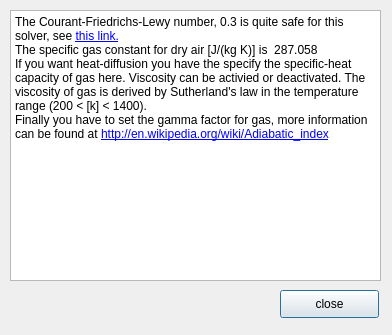
<?xml version="1.0" encoding="UTF-8"?>
<ui version="4.0">
 <class>help5</class>
 <widget class="QDialog" name="help5">
  <property name="geometry">
   <rect>
    <x>0</x>
    <y>0</y>
    <width>392</width>
    <height>335</height>
   </rect>
  </property>
  <property name="windowTitle">
   <string>Gasphysics - Solver</string>
  </property>
  <property name="windowIcon">
   <iconset>
    <normaloff>tycho_logo_klein.png</normaloff>tycho_logo_klein.png</iconset>
  </property>
  <widget class="QTextBrowser" name="textBrowser">
   <property name="geometry">
    <rect>
     <x>10</x>
     <y>10</y>
     <width>371</width>
     <height>271</height>
    </rect>
   </property>
   <property name="html">
    <string>&lt;!DOCTYPE HTML PUBLIC &quot;-//W3C//DTD HTML 4.0//EN&quot; &quot;http://www.w3.org/TR/REC-html40/strict.dtd&quot;&gt;
&lt;html&gt;&lt;head&gt;&lt;meta name=&quot;qrichtext&quot; content=&quot;1&quot; /&gt;&lt;style type=&quot;text/css&quot;&gt;
p, li { white-space: pre-wrap; }
&lt;/style&gt;&lt;/head&gt;&lt;body style=&quot; font-family:'Sans Serif'; font-size:10pt; font-weight:400; font-style:normal;&quot;&gt;
&lt;p style=&quot; margin-top:0px; margin-bottom:0px; margin-left:0px; margin-right:0px; -qt-block-indent:0; text-indent:0px;&quot;&gt;&lt;span style=&quot; font-size:9pt;&quot;&gt;The Courant-Friedrichs-Lewy number, 0.3 is quite safe for this solver, see &lt;/span&gt;&lt;a href=&quot;http://en.wikipedia.org/wiki/Courant%E2%80%93Friedrichs%E2%80%93Lewy_condition&quot;&gt;&lt;span style=&quot; font-size:9pt; text-decoration: underline; color:#0000ff;&quot;&gt;this link.&lt;/span&gt;&lt;/a&gt;&lt;/p&gt;
&lt;p style=&quot; margin-top:0px; margin-bottom:0px; margin-left:0px; margin-right:0px; -qt-block-indent:0; text-indent:0px;&quot;&gt;&lt;span style=&quot; font-size:9pt;&quot;&gt;The specific gas constant for dry air [J/(kg K)] is  &lt;/span&gt;&lt;span style=&quot; font-family:'Courier New,courier'; font-size:9pt;&quot;&gt;287.058&lt;/span&gt;&lt;/p&gt;
&lt;p style=&quot; margin-top:0px; margin-bottom:0px; margin-left:0px; margin-right:0px; -qt-block-indent:0; text-indent:0px;&quot;&gt;&lt;span style=&quot; font-size:9pt;&quot;&gt;If you want heat-diffusion you have the specify the specific-heat capacity of gas here. Viscosity can be activied or deactivated. The viscosity of gas is derived by Sutherland's law in the temperature range (200 &amp;lt; [k] &amp;lt; 1400).&lt;/span&gt;&lt;/p&gt;
&lt;p style=&quot; margin-top:0px; margin-bottom:0px; margin-left:0px; margin-right:0px; -qt-block-indent:0; text-indent:0px;&quot;&gt;&lt;span style=&quot; font-size:9pt;&quot;&gt;Finally you have to set the gamma factor for gas, more information can be found at &lt;/span&gt;&lt;a href=&quot;http://en.wikipedia.org/wiki/Adiabatic_index&quot;&gt;&lt;span style=&quot; font-size:9pt; text-decoration: underline; color:#0000ff;&quot;&gt;http://en.wikipedia.org/wiki/Adiabatic_index&lt;/span&gt;&lt;/a&gt;&lt;/p&gt;
&lt;p style=&quot;-qt-paragraph-type:empty; margin-top:0px; margin-bottom:0px; margin-left:0px; margin-right:0px; -qt-block-indent:0; text-indent:0px; font-size:9pt; text-decoration: underline; color:#0000ff;&quot;&gt;&lt;/p&gt;
&lt;p style=&quot;-qt-paragraph-type:empty; margin-top:0px; margin-bottom:0px; margin-left:0px; margin-right:0px; -qt-block-indent:0; text-indent:0px; font-size:9pt;&quot;&gt;&lt;/p&gt;
&lt;p style=&quot;-qt-paragraph-type:empty; margin-top:0px; margin-bottom:0px; margin-left:0px; margin-right:0px; -qt-block-indent:0; text-indent:0px; font-family:'Courier New,courier'; font-size:9pt;&quot;&gt;&lt;/p&gt;&lt;/body&gt;&lt;/html&gt;</string>
   </property>
   <property name="openExternalLinks">
    <bool>true</bool>
   </property>
  </widget>
  <widget class="QPushButton" name="close">
   <property name="geometry">
    <rect>
     <x>280</x>
     <y>290</y>
     <width>99</width>
     <height>28</height>
    </rect>
   </property>
   <property name="text">
    <string>close</string>
   </property>
  </widget>
 </widget>
 <resources/>
 <connections/>
</ui>
